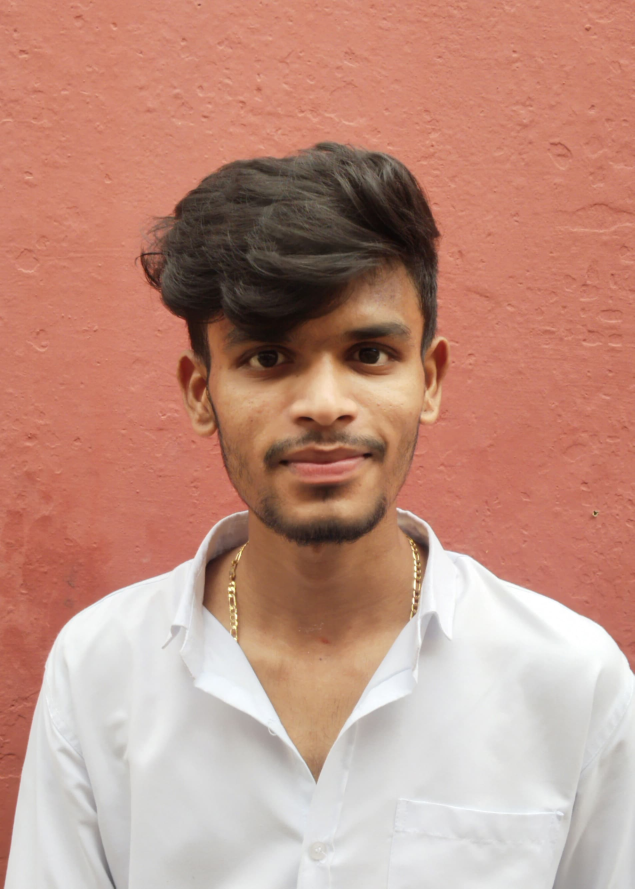
#> input picture uploads/20250319_211721_myphoto.jpg, 1903 x 2665 px (shown at 1/3 size)
$ python -i face_detection.py   (imports and definitions only)
#> lines starting #> are read from the running program, lines starting #| are printed output that depends on the picture
import cv2
import numpy as np
import logging
from PIL import Image
import os

class FaceDetector:
    def __init__(self):
        self.face_cascade = cv2.CascadeClassifier(cv2.data.haarcascades + 'haarcascade_frontalface_default.xml')
        logging.basicConfig(level=logging.DEBUG)

    def detect_faces(self, image_path):
#> called with image_path = 'uploads/20250319_211721_myphoto.jpg'
        try:
            logging.info(f"Attempting to detect faces in image: {image_path}")
            # Read image
            img = cv2.imread(image_path)
#> img is the input picture: shape (2665, 1903, 3); mean B, G, R 129.9, 145, 191.3
            if img is None:
                logging.error(f"Could not load image from path: {image_path}")
                raise ValueError("Could not load image")

            # Convert to grayscale
            gray = cv2.cvtColor(img, cv2.COLOR_BGR2GRAY)
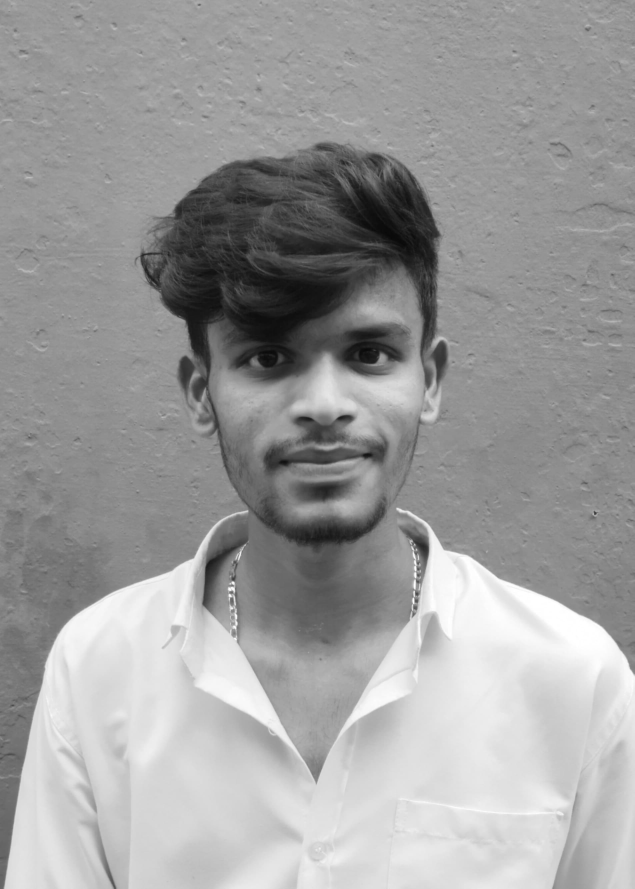
#> gray: shape (2665, 1903) (shown at 1/3 size); min 7, max 255, mean 157.2

            # Detect faces with more lenient parameters
            faces = self.face_cascade.detectMultiScale(
                gray,
                scaleFactor=1.2,  # Slightly reduced from 1.3 for better accuracy
                minNeighbors=3,   # Keep the more lenient detection
                minSize=(20, 20)  # Keep the smaller minimum face size
            )
#> faces = [[1227, 1341, 71, 71], [601, 786, 767, 767]]

            logging.info(f"Found {len(faces)} faces in the image")

            # If no faces found, try with even more lenient parameters
            if len(faces) == 0:
                faces = self.face_cascade.detectMultiScale(
                    gray,
                    scaleFactor=1.1,
                    minNeighbors=2,
                    minSize=(10, 10)
                )
                logging.info(f"Second attempt found {len(faces)} faces")

            return len(faces) > 0, faces

        except Exception as e:
            logging.error(f"Face detection error: {str(e)}")
            return False, []

    # [73 lines left out: function compare_faces, not called in this run]

>>> result = FaceDetector().detect_faces('uploads/20250319_211721_myphoto.jpg')
#> result = (True, [[1227, 1341, 71, 71], [601, 786, 767, 767]])
